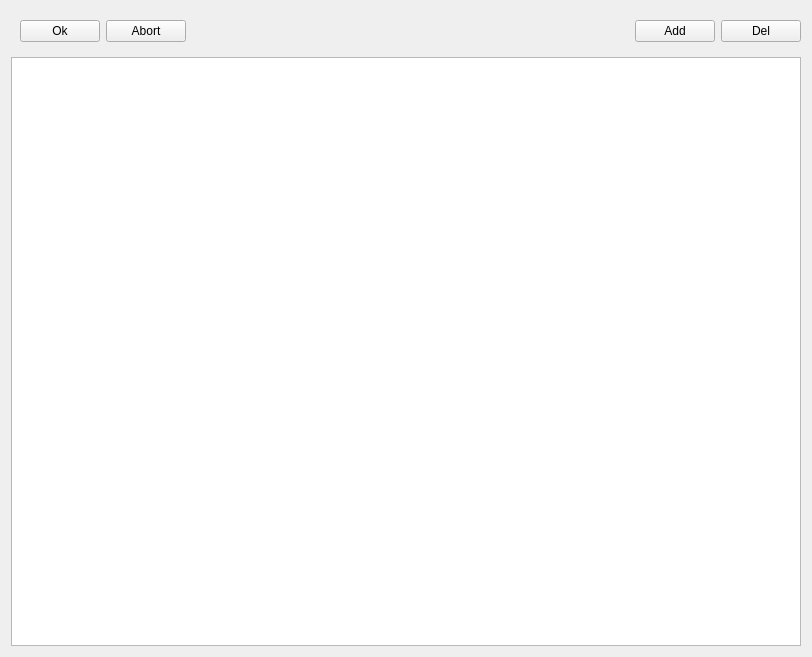
<?xml version="1.0" encoding="UTF-8"?>
<ui version="4.0">
 <class>SubjectsOfTeacherModule</class>
 <widget class="QWidget" name="SubjectsOfTeacherModule">
  <property name="geometry">
   <rect>
    <x>0</x>
    <y>0</y>
    <width>812</width>
    <height>657</height>
   </rect>
  </property>
  <property name="windowTitle">
   <string>Form</string>
  </property>
  <layout class="QVBoxLayout" name="verticalLayout">
   <item>
    <layout class="QHBoxLayout" name="menuLayout">
     <item>
      <widget class="QFrame" name="additionMenu">
       <layout class="QHBoxLayout" name="additionMenuLayout">
        <item>
         <widget class="QPushButton" name="confirmAddition">
          <property name="text">
           <string>Ok</string>
          </property>
         </widget>
        </item>
        <item>
         <widget class="QPushButton" name="abortAddition">
          <property name="text">
           <string>Abort</string>
          </property>
         </widget>
        </item>
       </layout>
      </widget>
     </item>
     <item>
      <spacer name="horizontalSpacer">
       <property name="orientation">
        <enum>Qt::Horizontal</enum>
       </property>
       <property name="sizeHint" stdset="0">
        <size>
         <width>40</width>
         <height>20</height>
        </size>
       </property>
      </spacer>
     </item>
     <item>
      <widget class="QPushButton" name="addSubject">
       <property name="text">
        <string>Add</string>
       </property>
      </widget>
     </item>
     <item>
      <widget class="QPushButton" name="deleteSubject">
       <property name="text">
        <string>Del</string>
       </property>
      </widget>
     </item>
    </layout>
   </item>
   <item>
    <widget class="QListView" name="subjectsList"/>
   </item>
  </layout>
 </widget>
 <resources/>
 <connections/>
</ui>
